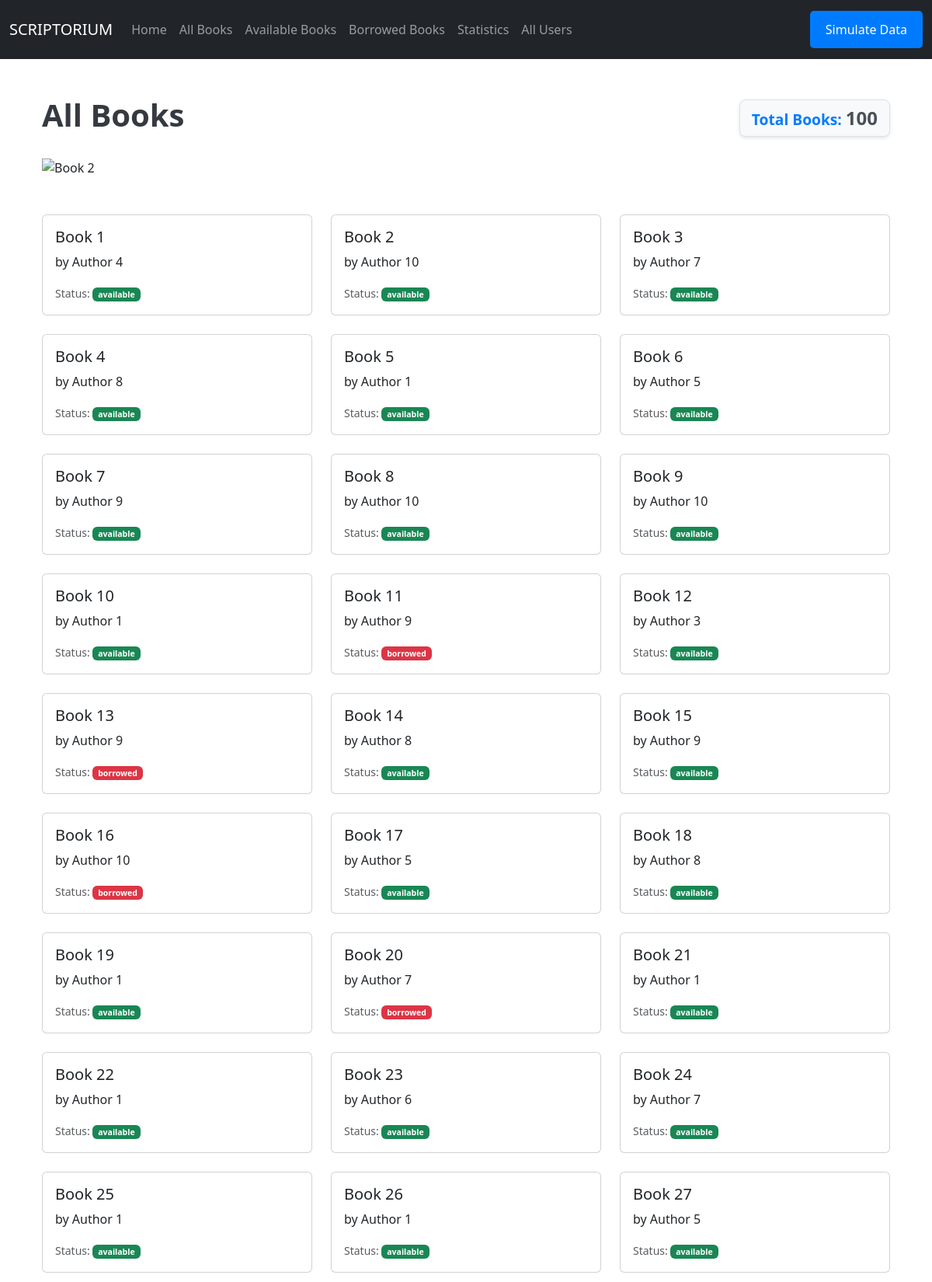
/books (upper part), run on the app's committed database.
### app/models.py (models this page shows)
class Book(db.Model):
    id = db.Column(db.Integer, primary_key=True)
    title = db.Column(db.String(100), nullable=False)
    author = db.Column(db.String(100), nullable=False)
    published_date = db.Column(db.String(10), nullable=False)
    status = db.Column(db.String(10), default="available")
    pages = db.Column(db.Integer, nullable=False)
    goodread_rating = db.Column(db.Float, nullable=False)
    loans = db.relationship('Loan', back_populates='book')

### app/routes.py (the view)
@main.route('/books')
def books():
    books = Book.query.all()
    total_books = len(books)
    return render_template('books.html', books=books, title="All Books", total=total_books)

### app/templates/books.html (shortened to what this page needs)
{% extends 'base.html' %}
{% block content %}
<div class="container mt-5">
    <div class="d-flex justify-content-between align-items-center">
        <h1>{{ title if title else 'All Books' }}</h1>
        <div class="total-section">
            <span class="total-label">Total Books: </span>
            <span class="total-count">{{ total }}</span>
        </div>
    </div>
    <div id="bookCarousel" class="carousel slide mt-4" data-bs-ride="carousel">
        <div class="carousel-inner">
            <div class="carousel-item">
                <img src="{{ url_for('static', filename='img/book2.jpg') }}" class="d-block w-100" alt="Book 2">
            </div>
        </div>
        <a class="carousel-control-prev" href="#bookCarousel" role="button" data-bs-slide="prev">
            <span class="carousel-control-prev-icon" aria-hidden="true"></span>
        </a>
        <a class="carousel-control-next" href="#bookCarousel" role="button" data-bs-slide="next">
            <span class="carousel-control-next-icon" aria-hidden="true"></span>
        </a>
    </div>
    <div class="row row-cols-1 row-cols-md-3 g-4 mt-4">
        {% for book in books %}
        <div class="col">
            <div class="card h-100">
                <div class="card-body">
                    <h5 class="card-title">{{ book.title }}</h5>
                    <p class="card-text">by {{ book.author }}</p>
                    <p class="card-text">
                        <small class="text-muted">
                            Status:
                            <span class="badge {% if book.status == 'available' %}bg-success{% else %}bg-danger{% endif %}">
                                {{ book.status }}
                            </span>
                        </small>
                    </p>
                </div>
            </div>
        </div>
        {% endfor %}
    </div>
</div>
{% endblock %}

### app/static/css/styles.css (style rules this page uses)
h1 { font-size: 2.5rem; color: #343a40; font-weight: bold; }
.total-section { font-size: 1.2rem; font-weight: bold; color: #343a40; background-color: #f8f9fa; border: 1px solid #dee2e6; border-radius: 8px; padding: 5px 15px; box-shadow: 0 2px 4px rgba(0, 0, 0, 0.1); }
.total-label { color: #007bff; }
.total-count { font-size: 1.5rem; color: #495057; }

### data on the page
Book: title "Book 1", author "Author 4", status "available"
Book: title "Book 2", author "Author 10", status "available"
Book: title "Book 3", author "Author 7", status "available"
Book: title "Book 4", author "Author 8", status "available"
Book: title "Book 5", author "Author 1", status "available"
Book: title "Book 6", author "Author 5", status "available"
Book: title "Book 7", author "Author 9", status "available"
Book: title "Book 8", author "Author 10", status "available"
Book: title "Book 9", author "Author 10", status "available"
Book: title "Book 10", author "Author 1", status "available"
Book: title "Book 11", author "Author 9", status "borrowed"
Book: title "Book 12", author "Author 3", status "available"
Book: title "Book 13", author "Author 9", status "borrowed"
Book: title "Book 14", author "Author 8", status "available"
Book: title "Book 15", author "Author 9", status "available"
Book: title "Book 16", author "Author 10", status "borrowed"
Book: title "Book 17", author "Author 5", status "available"
Book: title "Book 18", author "Author 8", status "available"
Book: title "Book 19", author "Author 1", status "available"
Book: title "Book 20", author "Author 7", status "borrowed"
Book: title "Book 21", author "Author 1", status "available"
Book: title "Book 22", author "Author 1", status "available"
Book: title "Book 23", author "Author 6", status "available"
Book: title "Book 24", author "Author 7", status "available"
Book: title "Book 25", author "Author 1", status "available"
Book: title "Book 26", author "Author 1", status "available"
Book: title "Book 27", author "Author 5", status "available"

### other printed values
{{ title if title else 'All Books' }} "All Books"
{{ total }} "100"
